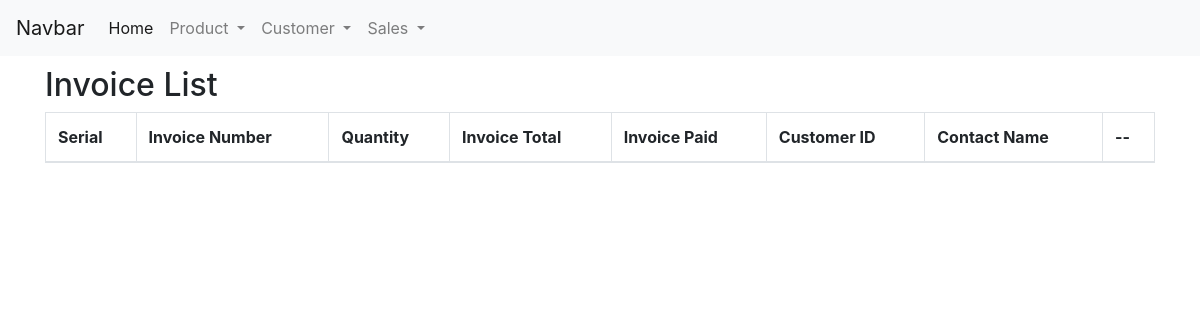
/index.php/sale, run on an earlier commit of the app's database.
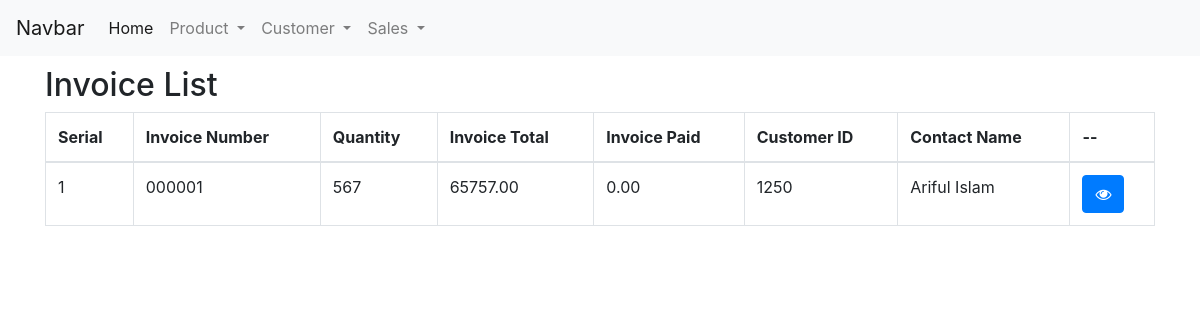
And on a later commit of the database.
### tables this page shows
CREATE TABLE `tbl_invoice` (
  `serial` int(11) NOT NULL,
  `invoice_number` varchar(100) NOT NULL,
  `customer_id` int(11) NOT NULL,
  `quantity` int(11) NOT NULL,
  `invoice_discount` float(8,2) NOT NULL DEFAULT '0.00',
  `invoice_tax` float(8,2) NOT NULL,
  `invoice_paid` float(8,2) DEFAULT NULL,
  `invoice_due` float(8,2) DEFAULT NULL,
  `invoice_grand_total` float(8,2) NOT NULL,
  `invoice_total` float(10,2) NOT NULL,
  `date` timestamp NOT NULL DEFAULT CURRENT_TIMESTAMP ON UPDATE CURRENT_TIMESTAMP,
  `status` varchar(100) DEFAULT NULL
);

CREATE TABLE `tbl_invoice_products` (
  `serial_no` int(11) NOT NULL,
  `invoice_number` varchar(20) NOT NULL,
  `product_id` varchar(15) NOT NULL,
  `quantity` int(11) NOT NULL,
  `price` float(8,2) DEFAULT NULL,
  `discount` float(10,2) NOT NULL DEFAULT '0.00',
  `total` float(10,2) NOT NULL
);

CREATE TABLE `tbl_customer` (
  `serial` int(11) NOT NULL,
  `customer_id` varchar(10) NOT NULL,
  `customer_name` varchar(100) NOT NULL,
  `address` varchar(150) NOT NULL,
  `contact_no` varchar(15) NOT NULL,
  `email` varchar(80) NOT NULL,
  `discount` int(11) NOT NULL
);

### application/controllers/Sale.php (called while the page is built, shortened)
<?php
class Sale extends CI_Controller {
	public function index()
	{
		$this->db->join('tbl_invoice_products', 'tbl_invoice_products.invoice_number = tbl_invoice.invoice_number');
		$this->db->join('tbl_customer', 'tbl_customer.serial = tbl_invoice.customer_id');
		$this->db->group_by('tbl_invoice.invoice_number');
		$this->db->order_by('tbl_invoice.invoice_number','desc');
		$data['invoices'] =  $this->db->get('tbl_invoice')->result_object();
		$this->load->view('lib/header',$data);
		$this->load->view('sale/index');
		$this->load->view('lib/footer');
	}
}

### index.php (called while the page is built, shortened)
<?php
require_once BASEPATH.'core/CodeIgniter.php';

### application/views/sale/index.php (the view)
<div class="container mt 4">
	<h2 class="text-left" style="margin-top: 10px;">
		Invoice List
	</h2>
	<form action="<?php echo base_url(); ?>/product/save_product" method="post">
		<table class="table table-bordered ">
			<thead>
				<th>Serial</th>
				<th>Invoice Number</th>
				<th>Quantity</th>
				<th>Invoice Total</th>
				<th>Invoice Paid</th>
				<th>Customer ID</th>
				<th>Contact Name</th>
				<th>--</th>
			</thead>
			<tbody id="append">
				<?php $i = 1; foreach ($invoices as $invoice) { ?>
					<tbody>
						<tr>
							<td><?php echo $i; ?></td>
							<td><?php echo $invoice->invoice_number; ?></td>
							<td><?php echo $invoice->quantity; ?></td>
							<td><?php echo $invoice->invoice_total; ?></td>
							<td><?php echo $invoice->invoice_paid; ?></td>
							<td><?php echo $invoice->customer_id; ?></td>
							<td><?php echo $invoice->customer_name; ?></td>
							<td><a href="<?php echo base_url(); ?>sale/view_invoice/<?php echo $invoice->invoice_number; ?>" class="btn btn-primary"><i class="fa fa-eye"></i></a></td>
						</tr>
					</tbody>
					<?php 	$i++; } ?>
				</tbody>
			</table>
		</div>

### application/views/lib/header.php (shortened to what this page needs)
<!doctype html>
<html lang="en">
<head>
  <link rel="stylesheet" href="<?php echo base_url(); ?>asset/bootstrap/dist/css/bootstrap.min.css">
  <link rel="stylesheet" href="https://cdnjs.cloudflare.com/ajax/libs/font-awesome/4.7.0/css/font-awesome.min.css" />
</head>
<body>
  <nav class="navbar navbar-expand-lg navbar-light bg-light">
    <a class="navbar-brand" href="#">Navbar</a>
    <div class="collapse navbar-collapse" id="navbarSupportedContent">
      <ul class="navbar-nav mr-auto">
        <li class="nav-item active">
          <a class="nav-link" href="<?php  echo base_url(); ?>">Home <span class="sr-only">(current)</span></a>
        </li>
        <li class="nav-item dropdown">
          <a class="nav-link dropdown-toggle" href="#" id="navbarDropdown" role="button" data-toggle="dropdown" aria-haspopup="true" aria-expanded="false">
            Product
          </a>
        </li>
        <li class="nav-item dropdown">
          <a class="nav-link dropdown-toggle" href="#" id="navbarDropdown" role="button" data-toggle="dropdown" aria-haspopup="true" aria-expanded="false">
            Customer
          </a>
        </li>
         <li class="nav-item dropdown">
          <a class="nav-link dropdown-toggle" href="#" id="navbarDropdown" role="button" data-toggle="dropdown" aria-haspopup="true" aria-expanded="false">
            Sales
          </a>
        </li>
      </ul>
    </div>
  </nav>

### application/views/lib/footer.php (shortened to what this page needs)
</body>
</html>

What changed in the data, as far as the page shows it:
added tbl_invoice: tbl_invoice_products.invoice_number "000001", tbl_invoice_products.quantity "567", invoice_total "65757.00", invoice_paid "0.00", customer.customer_id "1250", customer.customer_name "Ariful Islam"
